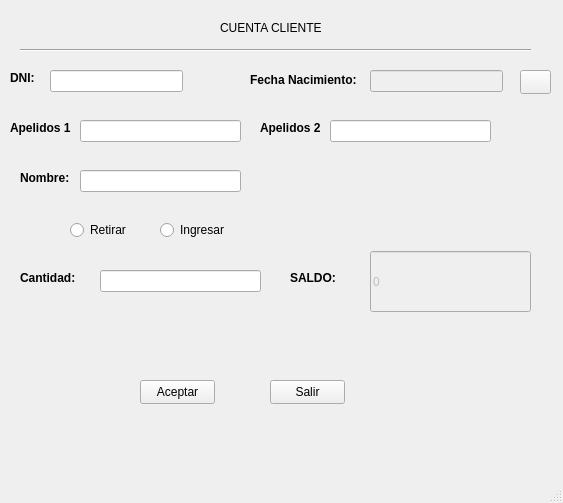
<?xml version="1.0" encoding="UTF-8"?>
<ui version="4.0">
 <class>MainWindow</class>
 <widget class="QMainWindow" name="MainWindow">
  <property name="geometry">
   <rect>
    <x>0</x>
    <y>0</y>
    <width>563</width>
    <height>503</height>
   </rect>
  </property>
  <property name="windowTitle">
   <string>MainWindow</string>
  </property>
  <widget class="QWidget" name="centralwidget">
   <widget class="QLabel" name="labelTitulo">
    <property name="geometry">
     <rect>
      <x>220</x>
      <y>20</y>
      <width>101</width>
      <height>16</height>
     </rect>
    </property>
    <property name="text">
     <string>CUENTA CLIENTES</string>
    </property>
   </widget>
   <widget class="Line" name="line">
    <property name="geometry">
     <rect>
      <x>20</x>
      <y>40</y>
      <width>511</width>
      <height>20</height>
     </rect>
    </property>
    <property name="orientation">
     <enum>Qt::Horizontal</enum>
    </property>
   </widget>
   <widget class="QLabel" name="labelDni">
    <property name="geometry">
     <rect>
      <x>10</x>
      <y>70</y>
      <width>25</width>
      <height>16</height>
     </rect>
    </property>
    <property name="font">
     <font>
      <bold>true</bold>
     </font>
    </property>
    <property name="text">
     <string>DNI:</string>
    </property>
   </widget>
   <widget class="QLineEdit" name="lineEditDni">
    <property name="geometry">
     <rect>
      <x>50</x>
      <y>70</y>
      <width>133</width>
      <height>22</height>
     </rect>
    </property>
   </widget>
   <widget class="QLabel" name="labelFecha">
    <property name="geometry">
     <rect>
      <x>250</x>
      <y>70</y>
      <width>111</width>
      <height>20</height>
     </rect>
    </property>
    <property name="font">
     <font>
      <bold>true</bold>
     </font>
    </property>
    <property name="text">
     <string>Fecha Nacimiento:</string>
    </property>
   </widget>
   <widget class="QLineEdit" name="lineEditFecha">
    <property name="enabled">
     <bool>false</bool>
    </property>
    <property name="geometry">
     <rect>
      <x>370</x>
      <y>70</y>
      <width>133</width>
      <height>22</height>
     </rect>
    </property>
   </widget>
   <widget class="QPushButton" name="pushButtonCalendar">
    <property name="geometry">
     <rect>
      <x>520</x>
      <y>70</y>
      <width>31</width>
      <height>24</height>
     </rect>
    </property>
    <property name="text">
     <string/>
    </property>
    <property name="icon">
     <iconset>
      <normaloff>img/download.jpg</normaloff>img/download.jpg</iconset>
    </property>
   </widget>
   <widget class="QLabel" name="labelAp1">
    <property name="geometry">
     <rect>
      <x>10</x>
      <y>120</y>
      <width>61</width>
      <height>16</height>
     </rect>
    </property>
    <property name="font">
     <font>
      <bold>true</bold>
     </font>
    </property>
    <property name="text">
     <string>Apelidos 1: </string>
    </property>
   </widget>
   <widget class="QLabel" name="labelAp2">
    <property name="geometry">
     <rect>
      <x>260</x>
      <y>120</y>
      <width>61</width>
      <height>16</height>
     </rect>
    </property>
    <property name="font">
     <font>
      <bold>true</bold>
     </font>
    </property>
    <property name="text">
     <string>Apelidos 2: </string>
    </property>
   </widget>
   <widget class="QLineEdit" name="lineEditAp1">
    <property name="geometry">
     <rect>
      <x>80</x>
      <y>120</y>
      <width>161</width>
      <height>22</height>
     </rect>
    </property>
   </widget>
   <widget class="QLineEdit" name="lineEditAp2">
    <property name="geometry">
     <rect>
      <x>330</x>
      <y>120</y>
      <width>161</width>
      <height>22</height>
     </rect>
    </property>
   </widget>
   <widget class="QLabel" name="labelNom">
    <property name="geometry">
     <rect>
      <x>20</x>
      <y>170</y>
      <width>51</width>
      <height>16</height>
     </rect>
    </property>
    <property name="font">
     <font>
      <bold>true</bold>
     </font>
    </property>
    <property name="text">
     <string>Nombre:</string>
    </property>
   </widget>
   <widget class="QLineEdit" name="lineEditNom">
    <property name="geometry">
     <rect>
      <x>80</x>
      <y>170</y>
      <width>161</width>
      <height>22</height>
     </rect>
    </property>
   </widget>
   <widget class="QRadioButton" name="rbtRet">
    <property name="geometry">
     <rect>
      <x>70</x>
      <y>220</y>
      <width>89</width>
      <height>20</height>
     </rect>
    </property>
    <property name="text">
     <string>Retirar</string>
    </property>
    <attribute name="buttonGroup">
     <string notr="true">buttonGroupRetIn</string>
    </attribute>
   </widget>
   <widget class="QRadioButton" name="rbtIng">
    <property name="geometry">
     <rect>
      <x>160</x>
      <y>220</y>
      <width>89</width>
      <height>20</height>
     </rect>
    </property>
    <property name="text">
     <string>Ingresar</string>
    </property>
    <attribute name="buttonGroup">
     <string notr="true">buttonGroupRetIn</string>
    </attribute>
   </widget>
   <widget class="QLineEdit" name="lineEditCant">
    <property name="geometry">
     <rect>
      <x>100</x>
      <y>270</y>
      <width>161</width>
      <height>22</height>
     </rect>
    </property>
   </widget>
   <widget class="QLabel" name="labelCant">
    <property name="geometry">
     <rect>
      <x>20</x>
      <y>270</y>
      <width>61</width>
      <height>16</height>
     </rect>
    </property>
    <property name="font">
     <font>
      <bold>true</bold>
     </font>
    </property>
    <property name="text">
     <string>Cantidad:</string>
    </property>
   </widget>
   <widget class="QPushButton" name="pushButtonAc">
    <property name="geometry">
     <rect>
      <x>140</x>
      <y>380</y>
      <width>75</width>
      <height>24</height>
     </rect>
    </property>
    <property name="text">
     <string>Aceptar</string>
    </property>
   </widget>
   <widget class="QPushButton" name="pushButtonSal">
    <property name="geometry">
     <rect>
      <x>270</x>
      <y>380</y>
      <width>75</width>
      <height>24</height>
     </rect>
    </property>
    <property name="text">
     <string>Salir</string>
    </property>
   </widget>
   <widget class="QLineEdit" name="lineEditSaldo">
    <property name="enabled">
     <bool>false</bool>
    </property>
    <property name="geometry">
     <rect>
      <x>370</x>
      <y>251</y>
      <width>161</width>
      <height>61</height>
     </rect>
    </property>
    <property name="text">
     <string>0</string>
    </property>
   </widget>
   <widget class="QLabel" name="labelSaldo">
    <property name="geometry">
     <rect>
      <x>290</x>
      <y>270</y>
      <width>61</width>
      <height>16</height>
     </rect>
    </property>
    <property name="font">
     <font>
      <bold>true</bold>
     </font>
    </property>
    <property name="text">
     <string>SALDO:</string>
    </property>
   </widget>
   <widget class="QLabel" name="labelValDni">
    <property name="geometry">
     <rect>
      <x>210</x>
      <y>60</y>
      <width>31</width>
      <height>31</height>
     </rect>
    </property>
    <property name="text">
     <string/>
    </property>
   </widget>
  </widget>
  <widget class="QMenuBar" name="menubar">
   <property name="geometry">
    <rect>
     <x>0</x>
     <y>0</y>
     <width>563</width>
     <height>22</height>
    </rect>
   </property>
  </widget>
  <widget class="QStatusBar" name="statusbar"/>
 </widget>
 <resources/>
 <connections/>
 <buttongroups>
  <buttongroup name="buttonGroupRetIn"/>
 </buttongroups>
</ui>
